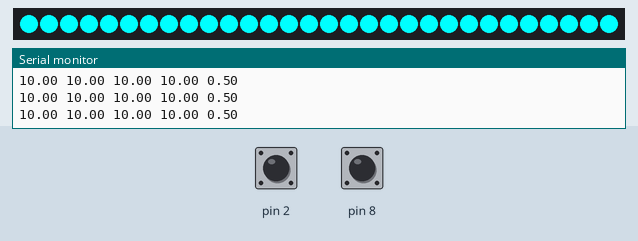
The sketch below on a simulated Arduino Uno, built with avr-gcc and run on an emulated ATmega328P. On the bench: 30 RGB LEDs in strip order, left to right, the last lines printed to the serial monitor. The inputs (shaded band) are chosen by the test bench; at power-on: pin 2 HIGH, pin 8 HIGH.

Above: at 1.2 s.
1.3 s: pin 2 pulled LOW for 0.15 s
At 2.5 s:
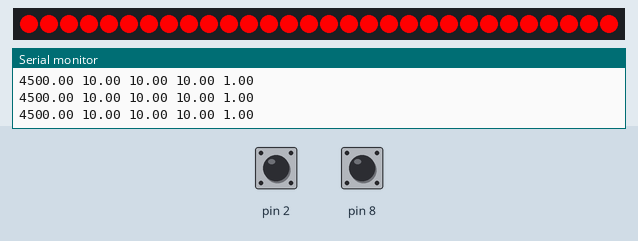
3.0 s: pin 8 pulled LOW for 0.15 s
At 4.2 s:
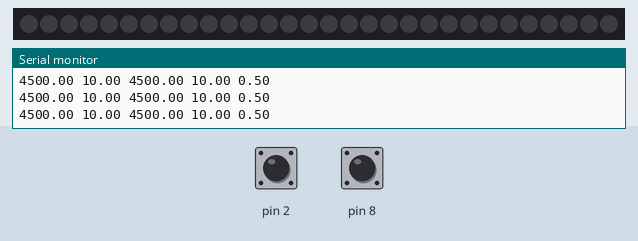
4.7 s: pin 2 pulled LOW for 1 s
At 5.4 s:
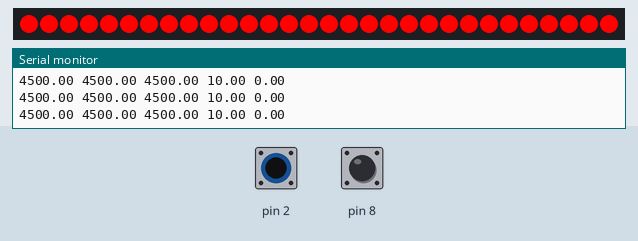
7.2 s: pin 2 pulled LOW for 3.2 s
11.9 s: pin 8 pulled LOW for 3.2 s
18.1 s: pin 8 pulled LOW for 1 s
Timing chart, 0 to 21.1 s (numbered marks = the images above; inputs shaded):
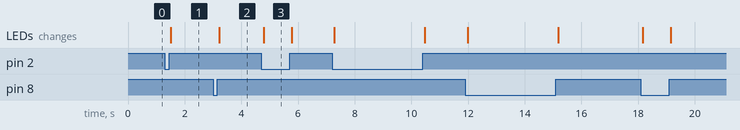

Measured:
- after the input at 1.3 s, the LEDs: change after 0.21 s (image 1)
- after the input at 3.0 s, the LEDs: change after 0.22 s (image 2)
- after the input at 4.7 s, the LEDs: change after 0.09 s (image 3)

The sketch:

analog_plot.ino
```cpp
#include <Adafruit_NeoPixel.h>

#define PIN 6

// Parameter 1 = number of pixels in strip
// Parameter 2 = Arduino pin number (most are valid)
// Parameter 3 = pixel type flags, add together as needed:
//   NEO_KHZ800  800 KHz bitstream (most NeoPixel products w/WS2812 LEDs)
//   NEO_KHZ400  400 KHz (classic 'v1' (not v2) FLORA pixels, WS2811 drivers)
//   NEO_GRB     Pixels are wired for GRB bitstream (most NeoPixel products)
//   NEO_RGB     Pixels are wired for RGB bitstream (v1 FLORA pixels, not v2)
Adafruit_NeoPixel strip = Adafruit_NeoPixel(30, PIN, NEO_GRB + NEO_KHZ800);


#include <CapacitiveSensor.h>

/*
 analog-plot

 Read analog values from A0 and A1 and print them to serial port.

 Modified from an original by electronut.in

*/

#include "Arduino.h"

CapacitiveSensor   cs_3_2 = CapacitiveSensor(3,2);        // 10 megohm resistor between pins 3 & 2, pin 2 is sensor pin, add wire, foil
CapacitiveSensor   cs_9_8 = CapacitiveSensor(9,8);        // 10 megohm resistor between pins 9 & 8, pin 8 is sensor pin, add wire, foil

void setup() {
  strip.begin();
  strip.show(); // Initialize all pixels to 'off'
// initialize serial comms
  Serial.begin(9600);
}

float scale_a=0.1;
float scale_b=0.1;
float location;
long start;
float total1, total2;
float norm_a, norm_b;

void loop()
{

 total1 =  cs_3_2.capacitiveSensor(30);
 total2 =  cs_9_8.capacitiveSensor(30);

 if( total1> scale_a) {
   scale_a = total1;
 }
 if( total2> scale_b) {
   scale_b = total2;
 }

 norm_a = total1/scale_a;
 norm_b = total2/scale_b;

 location = ((1-norm_a)+norm_b)/2;
   // print to serial
 // Serial.print((total1/NORM_SCALE_A)*1000.0);
  Serial.print(scale_a);
  Serial.print(" ");
  Serial.print(total1);
  Serial.print(" ");
  Serial.print(scale_b);
  Serial.print(" ");
  Serial.print(total2);
  Serial.print(" ");
  Serial.print(location);
  Serial.print("\n");
  if(norm_a > 0.1 || norm_b > 0.1) {
    color( HueToRGB((location)*360.0)   ); // Red
  } else {
    color(strip.Color(0, 0, 0)); // off/black
  }
}

// Fill the dots one after the other with a color
void color(uint32_t c) {
  for(uint16_t i=0; i<strip.numPixels(); i++) {
      strip.setPixelColor(i, c);
      strip.show();
  }
}


// Input a value 0 to 255 to get a color value.
// The colours are a transition r - g - b - back to r.
uint32_t Wheel(byte WheelPos) {
  if(WheelPos < 85) {
   return strip.Color(WheelPos * 3, 255 - WheelPos * 3, 0);
  } else if(WheelPos < 170) {
   WheelPos -= 85;
   return strip.Color(255 - WheelPos * 3, 0, WheelPos * 3);
  } else {
   WheelPos -= 170;
   return strip.Color(0, WheelPos * 3, 255 - WheelPos * 3);
  }
}

uint32_t rgb_to_colour(double r, double g, double b) {
 return strip.Color(r*255, g*255, b*255);
}
uint32_t HueToRGB(double h)
{
    uint32_t color;
    double v = 1.0;
    double s = 1.0;
    double c = 0.0, m = 0.0, x = 0.0;

        if (h < 0) {
          h = 0;
        }
        c = v * s;
        x = c * (1.0 - fabs(fmod(h / 60.0, 2) - 1.0));
        m = v - c;
        if (h >= 0.0 && h < 60.0)
        {
            color = rgb_to_colour(c + m, x + m, m);
        }
        else if (h >= 60.0 && h < 120.0)
        {
            color = rgb_to_colour(x + m, c + m, m);
        }
        else if (h >= 120.0 && h < 180.0)
        {
            color = rgb_to_colour(m, c + m, x + m);
        }
        else if (h >= 180.0 && h < 240.0)
        {
            color = rgb_to_colour(m, x + m, c + m);
        }
        else if (h >= 240.0 && h < 300.0)
        {
            color = rgb_to_colour(x + m, m, c + m);
        }
        else if (h >= 300.0 && h < 360.0)
        {
            color = rgb_to_colour(c + m, m, x + m);
        }
        else
        {
            color = rgb_to_colour(m, m, m);
        }

    return color;
}
```
